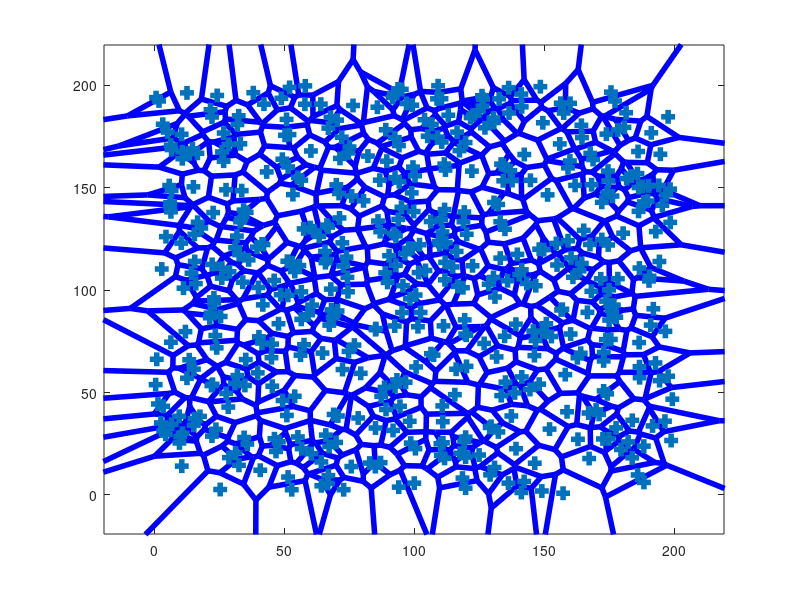

MATLAB code to generate this figure: (Note: this script raises an error after producing the figure.)
clear all
clc 
clf
x = 200.*rand(500,1);
y = 200.*rand(500,1);
h = voronoi(x,y);
set(h, 'LineWidth', 4, 'MarkerSize', 10)
dt = delaunayTriangulation(x(:),y(:));    %creating column vectors of x and y and then performing delaunay triangulation. Delaunay triangulation and voronoi diagrams are geometric duals - you can get one from the other. [V,R] = voronoiDiagram(dt) %Here V gives the coordinates of the vertices and R gives the voronoi regions of each point. It contains the indices of the vertices present in each voronoi region.
[V,R] = voronoiDiagram(dt)    %V represents the coordinates of the vertices in the voronoi diagram. R represents the voronoi regions of each point. Each row contains the indices of the vertices that are present in that particular voronoi region. 
for i = 1:size(R,1);          %for loop that will run for the length of R (number of rows in R, hence 1)
    temp = R{i};        %stores that particular row of R. This value changes with every iteration where the row number changes. 
    X = zeros(size(temp,2),1);        %create column zero vectors of X and Y of size equal to the number of elements in that particular row of R
    Y = zeros(size(temp,2),1);
    for j = 1:size(temp,2);        %for loop to go through the different elements present in that particular row. The size of j depends on the length of temp which indicate the number of elements in that particular row. 
        temp1 = temp(j);
        temp2 = V(temp1,:);
        X(j) = V(temp1,1);       %X coordinate of that particular vertex stored as jth element
        Y(j) = V(temp1,2);       %Y coordinate of that particular vertex stored as jth element
        j = j+1;           %subsequent iterations to go to the next element in that row
    end 
    X             %display the X coordinates of all the vertices of a particular voronoi region
    Y             %display the Y coordinates of all the vertices of a partciular voronoi region
   Area(i) = polyarea(X,Y)      %display the area of that particular voronoi region and store it as ith element.
   i = i+1; %subsequent iterations to go to the next row
end 
Area = Area(:)   %displays all the areas of the voronoi regions. 
meanArea = mean(Area, "omitnan") %mean area is calculated, excluding the NaN values otherwise meanarea is coming NaN
